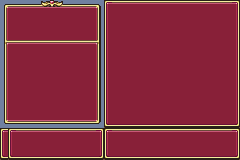

A level layout from a 2D game, rendered from its tile map. Below: a short description, then the map file with its tile-grid data intact:
An orthogonal 30x20 tile map with 8x8 px tiles, 1 tile layer (Tile Layer 1).

<map version="1.5" tiledversion="1.7.2" orientation="orthogonal" renderorder="right-down" width="30" height="20" tilewidth="8" tileheight="8" infinite="0" nextlayerid="2" nextobjectid="1">
 <tileset firstgid="1" name="MenuTiles" tilewidth="8" tileheight="8" tilecount="128" columns="16">
  <image source="Gamma_Main.png" width="128" height="64" />
 </tileset>
 <layer id="1" name="Tile Layer 1" width="30" height="20">
  <data encoding="csv">
2,3,3,3,3,50,51,52,3,3,4,5,6,115,90,90,90,90,90,90,90,90,90,90,90,90,90,90,90,117,
7,9,9,9,9,9,9,9,9,9,9,9,54,118,9,9,9,9,9,9,9,9,9,9,9,9,9,9,9,119,
7,9,9,9,9,9,9,9,9,9,9,9,54,118,9,9,9,9,9,9,9,9,9,9,9,9,9,9,9,119,
7,9,9,9,9,9,9,9,9,9,9,9,54,118,9,9,9,9,9,9,9,9,9,9,9,9,9,9,9,119,
7,9,9,9,9,9,9,9,9,9,9,9,54,118,9,9,9,9,9,9,9,9,9,9,9,9,9,9,9,119,
103,104,104,104,104,104,104,104,104,104,104,104,105,118,9,9,9,9,9,9,9,9,9,9,9,9,9,9,9,119,
7,9,9,9,9,9,9,9,9,9,9,9,54,118,9,9,9,9,9,9,9,9,9,9,9,9,9,9,9,119,
7,9,9,9,9,9,9,9,9,9,9,9,54,118,9,9,9,9,9,9,9,9,9,9,9,9,9,9,9,119,
7,9,9,9,9,9,9,9,9,9,9,9,54,118,9,9,9,9,9,9,9,9,9,9,9,9,9,9,9,119,
7,9,9,9,9,9,9,9,9,9,9,9,54,118,9,9,9,9,9,9,9,9,9,9,9,9,9,9,9,119,
7,9,9,9,9,9,9,9,9,9,9,9,54,118,9,9,9,9,9,9,9,9,9,9,9,9,9,9,9,119,
7,9,9,9,9,9,9,9,9,9,9,9,54,118,9,9,9,9,9,9,9,9,9,9,9,9,9,9,9,119,
7,9,9,9,9,9,9,9,9,9,9,9,54,118,9,9,9,9,9,9,9,9,9,9,9,9,9,9,9,119,
7,9,9,9,9,9,9,9,9,9,9,9,54,118,9,9,9,9,9,9,9,9,9,9,9,9,9,9,9,119,
7,9,9,9,9,9,9,9,9,9,9,9,54,118,9,9,9,9,9,9,9,9,9,9,9,9,9,9,9,119,
1073741826,1073741828,1073741828,1073741828,1073741828,1073741828,1073741828,1073741828,1073741828,1073741828,1073741828,1073741828,1073741830,120,121,121,121,121,121,121,121,121,121,121,121,121,121,121,121,122,
115,115,90,90,90,90,90,90,90,90,90,90,117,115,90,90,90,90,90,90,90,90,90,90,90,90,90,90,90,117,
118,118,9,9,9,9,9,9,9,9,9,9,119,118,9,9,9,9,9,9,9,9,9,9,9,9,9,9,9,119,
118,118,9,9,9,9,9,9,9,9,9,9,119,118,9,9,9,9,9,9,9,9,9,9,9,9,9,9,9,119,
120,120,121,121,121,121,121,121,121,121,121,121,122,120,121,121,121,121,121,121,121,121,121,121,121,121,121,121,121,122
</data>
 </layer>
</map>
